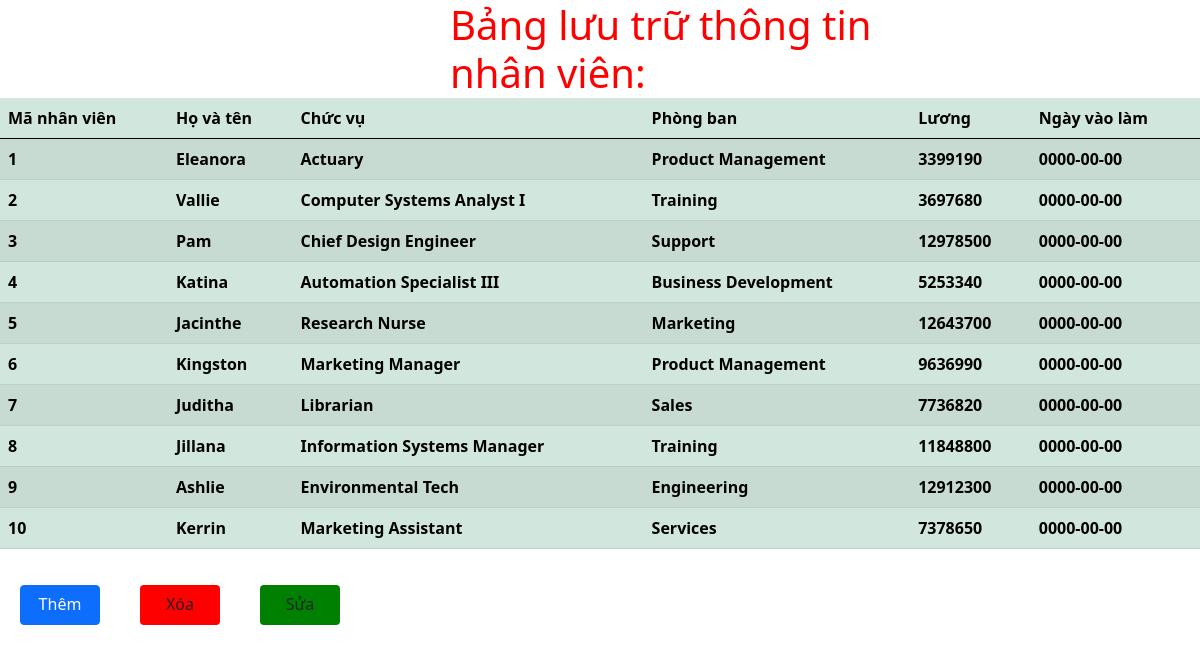
The page / on the database its author committed.
### tables this page shows
CREATE TABLE `nhanvien` (
  `maNV` int(10) UNSIGNED NOT NULL,
  `hovaten` varchar(50) NOT NULL,
  `chucvu` varchar(30) DEFAULT NULL,
  `phongban` varchar(30) DEFAULT NULL,
  `luong` float DEFAULT NULL,
  `ngayvaolam` date DEFAULT NULL
);

### index.php (the view, shortened to what this page needs)
<!DOCTYPE html>
<html lang="en">
<head>
    <link href="https://cdn.jsdelivr.net/npm/bootstrap@5.0.2/dist/css/bootstrap.min.css" rel="stylesheet">
</head>
<body>
<h1>Bảng lưu trữ thông tin nhân viên:</h1>
<table class="table table-success table-striped">
  <thead>
    <tr>
    <th scope="col">Mã nhân viên</th>
      <th scope="col">Họ và tên</th>
      <th scope="col">Chức vụ</th>
      <th scope="col">Phòng ban</th>
      <th scope="col">Lương</th>
      <th scope="col">Ngày vào làm</th>
    </tr>
  </thead>
  <tbody>
<?php
 $conn=mysqli_connect('localhost','root','','1951060822_employees');
 $sql= "SELECT * FROM nhanvien";
 $result= mysqli_query($conn,$sql);
 if (mysqli_num_rows($result) > 0){
  while($row = mysqli_fetch_assoc($result)){
?>
      <tr>
          <th scope="row"><?php echo $row['maNV']; ?></th>
          <th><?php echo $row['hovaten']; ?></th>
          <th><?php echo $row['chucvu']; ?></th>
          <th><?php echo $row['phongban']; ?></th>
          <th><?php echo $row['luong']; ?></th>
          <th><?php echo $row['ngayvaolam']; ?></th>
      </tr>
<?php
}
}
?>
  </tbody>
</table>
<?php
echo '<a class="btn btn-primary" href="view/add.php" role="button">Thêm</a>';
echo '<a style="background:red" class="btn btn" href="view/delete.php" role="button">Xóa</a>';
echo '<a style="background:green" class="btn btn" href="view/edit.php" role="button">Sửa</a>';
?>
</body>
</html>

### index.php (style rules this page uses)
h1 { color : red; margin: 1px 300px 1px 450px; }
a { width:80px; height:40px; margin:20px; }

### rows shown on the page
nhanvien: maNV "1", hovaten "Eleanora", chucvu "Actuary", phongban "Product Management", luong "3399190", ngayvaolam "0000-00-00"
nhanvien: maNV "2", hovaten "Vallie", chucvu "Computer Systems Analyst I", phongban "Training", luong "3697680", ngayvaolam "0000-00-00"
nhanvien: maNV "3", hovaten "Pam", chucvu "Chief Design Engineer", phongban "Support", luong "12978500", ngayvaolam "0000-00-00"
nhanvien: maNV "4", hovaten "Katina", chucvu "Automation Specialist III", phongban "Business Development", luong "5253340", ngayvaolam "0000-00-00"
nhanvien: maNV "5", hovaten "Jacinthe", chucvu "Research Nurse", phongban "Marketing", luong "12643700", ngayvaolam "0000-00-00"
nhanvien: maNV "6", hovaten "Kingston", chucvu "Marketing Manager", phongban "Product Management", luong "9636990", ngayvaolam "0000-00-00"
nhanvien: maNV "7", hovaten "Juditha", chucvu "Librarian", phongban "Sales", luong "7736820", ngayvaolam "0000-00-00"
nhanvien: maNV "8", hovaten "Jillana", chucvu "Information Systems Manager", phongban "Training", luong "11848800", ngayvaolam "0000-00-00"
nhanvien: maNV "9", hovaten "Ashlie", chucvu "Environmental Tech", phongban "Engineering", luong "12912300", ngayvaolam "0000-00-00"
nhanvien: maNV "10", hovaten "Kerrin", chucvu "Marketing Assistant", phongban "Services", luong "7378650", ngayvaolam "0000-00-00"
